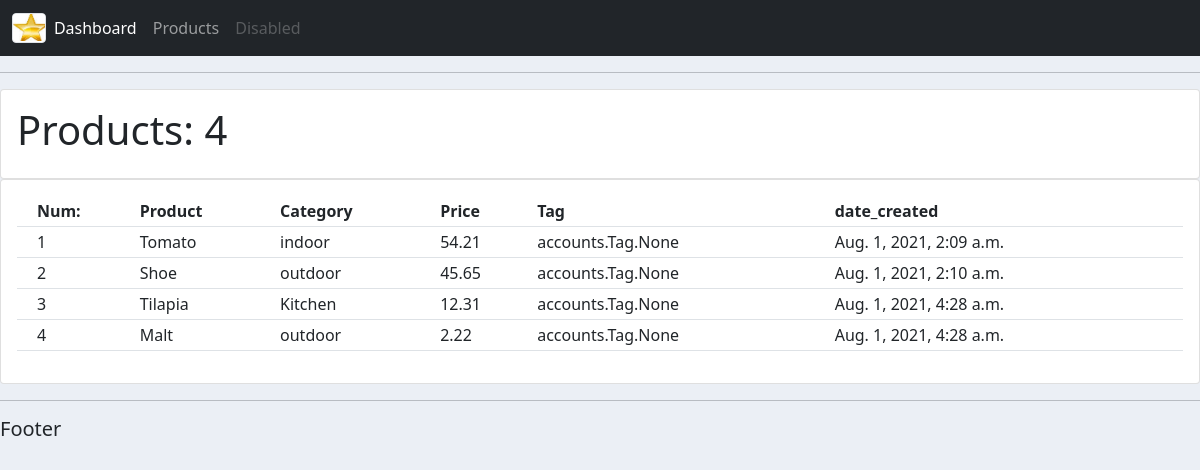
Screenshot of /products/ with the database file from the repository.
### accounts/models.py (models this page shows, shortened)
class Product(models.Model):
    CATEGORY =(
        ('indoor','Indoor'),
        ('Kitchen','Kitchen'),
        ('outdoor','OutDoor')
    )
    product_name =models.CharField(max_length=50)
    price       = models.FloatField(max_length=10, null=True)
    quantity    = models.IntegerField()
    category    = models.CharField(max_length=20, null= True, choices=CATEGORY)
    description = models.CharField(max_length=200, null=True)
    date_created = models.DateTimeField(auto_now_add=True, null=True)
    tag =models.ManyToManyField(Tag)

### accounts/views.py (the view)
# urls.py: path('products/', views.products, name='products'),
def products(request):
    products =Product.objects.all()
    total_products =products.count()
    context ={'products':products, 'total_products':total_products}
    return render(request, 'accounts/products.html', context)

### accounts/templates/accounts/products.html
{% extends 'accounts/dashboard.html' %}
{% block content %}
        <div class="row">
        <div class="col-md">
            <div class="card card-body">
            <h1>Products: {{total_products}}</h1>
            </div>
                <div class="card card-body">
                <table class="table table-sm">
                    <tr>
                        <th></th>
                        <th>Num:</th>
                        <th>Product</th>
                        <th>Category</th>
                        <th>Price</th>
                        <th>Tag </th>
                        <th>date_created</th>
                    </tr>
                    {% for product in products %}
                        <tr>
                            <td></td>
                            <td> {{product.id}} </td>
                            <td> {{product.product_name}}</td>
                            <td> {{product.category}} </td>
                            <td> {{product.price}} </td>
                            <td> {{product.tag}}
                            <td>{{product.date_created}}</td>
                        </tr>
                    {% endfor %}
                </table>
        </div>
        </div>
        </div>
{% endblock content %}

### static/css/main.css (style rules this page uses)
body { background-color:ebeff5; }

### rows the page displays
Product: id "1", product_name "Tomato", category "indoor", price "54.21", tag "accounts.Tag.None", date_created "Aug. 1, 2021, 2:09 a.m."
Product: id "2", product_name "Shoe", category "outdoor", price "45.65", tag "accounts.Tag.None", date_created "Aug. 1, 2021, 2:10 a.m."
Product: id "3", product_name "Tilapia", category "Kitchen", price "12.31", tag "accounts.Tag.None", date_created "Aug. 1, 2021, 4:28 a.m."
Product: id "4", product_name "Malt", category "outdoor", price "2.22", tag "accounts.Tag.None", date_created "Aug. 1, 2021, 4:28 a.m."

### other values shown
{{ total_products }} "4"
